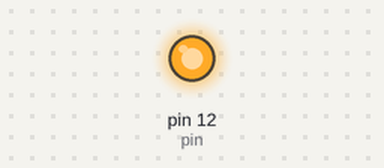
A sketch run on a simulated Arduino Uno, built with avr-gcc and run on an emulated ATmega328P. Parts: output pins drawn as LEDs (lit = HIGH).

Above: at 0.1 s.
Timing chart, 0 to 1.6 s (numbered marks = the images above):
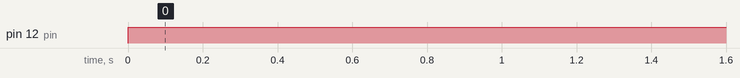

Measured:
- by itself, pin 12 (pin): LOW → HIGH at 0.00 s

The sketch:

esp_led_pwm.ino
```cpp
int pin = 12;

void setup(){
  pinMode(pin, OUTPUT);
}

void loop(){
  analogWrite(pin, 1023);
  // digitalWrite(pin, HIGH);
  delay(1000);
  analogWrite(pin, 512);
  // digitalWrite(pin, LOW);
  delay(1000);
}
```
